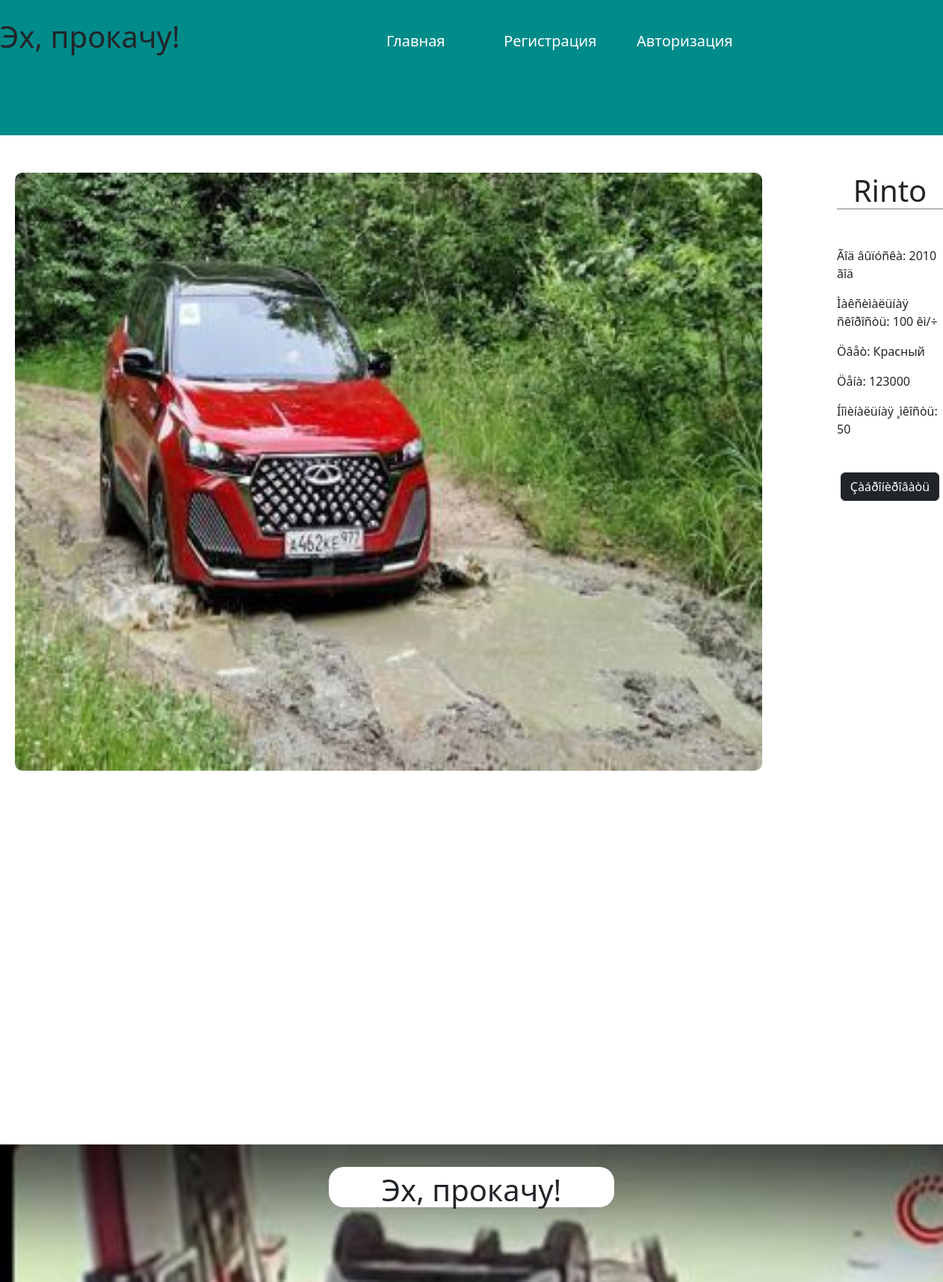
The app's page /pages/cars/Rin.php with its own data.
### tables this page shows
CREATE TABLE `Full_Car` (
  `id` int(11) NOT NULL AUTO_INCREMENT,
  `Name_Car` varchar(100) DEFAULT NULL,
  `Year` int(4) DEFAULT NULL,
  `Litr` int(2) DEFAULT NULL,
  `Max_Speed` int(3) DEFAULT NULL,
  `Color` varchar(50) DEFAULT NULL,
  `Price` int(100) DEFAULT NULL,
  `Image` varchar(100) DEFAULT NULL,
  PRIMARY KEY (`id`)
);

### pages/cars/script.php (called while the page is built, shortened)
<?php
$dir_name = "/" . basename(str_replace(array("pages", "cars"), "", __DIR__)) . "/";

### pages/cars/Rin.php (the view, shortened to what this page needs)
<?php
include "./script.php";
require_once ("header.php");
$sql = mysqli_query($link,
"select * from Full_Car where Name_Car = 'Rinto' and Price = 123000");
$row = mysqli_fetch_array($sql);
$name = $row["Name_Car"];
$year = $row["Year"];
$litr = $row["Litr"];
$max_speed = $row["Max_Speed"];
$color = $row["Color"];
$price = $row["Price"];
$image = "/" . $row["Image"];
?>
<div class="section-1-shablons flex">
    <div class="section-1-light-margin-left">
        <img alt="" src="<?=$dir_site . $image?>" class="section-1-img" />
    </div>
    <div class="section-1-start">
        <h1 class="section-1-shablons-h1"><?=$name?></h1>
        <p>Ãîä âûïóñêà: <?=$year?> ãîä</p>
        <p>Ìàêñèìàëüíàÿ ñêîðîñòü: <?=$max_speed?> êì/÷</p>
        <p>Öâåò: <?=$color?></p>
        <p>Öåíà: <?=$price?></p>
        <p>Íîìèíàëüíàÿ ¸ìêîñòü: <?=$litr?></p>
        <div class="flex-center section-1-shablons-padding-top">
                <a type="submit" href="<?= $dir_name . 'bronirovanie.php' ?>" class="btn btn-dark">Çàáðîíèðîâàòü</a>
        </div>
    </div>
</div>
<?php
require_once($_SERVER['DOCUMENT_ROOT'] . "/includes/footer.php");
?>

### css/main.css (style rules this page uses)
* { padding: 0; margin: 0; }
.flex-center { display: flex; justify-content: center; }
.flex { display: flex; }
.section-1-shablons { padding-top: 50px; }
.section-1-start { margin-left: 100px; }
.section-1-img { width: 1000px; height: 800px; border-radius: 10px; }
.section-1-light-margin-left { margin-left: 20px; }
.section-1-shablons-h1 { text-align: center; border-bottom: 1px solid grey; margin-bottom: 50px; }
.section-1-shablons-padding-top { padding-top: 30px; }

### records on screen
full_car: Image (picture), Name_Car "Rinto", Year "2010", Max_Speed "100", Color "Красный", Price "123000", Litr "50"
